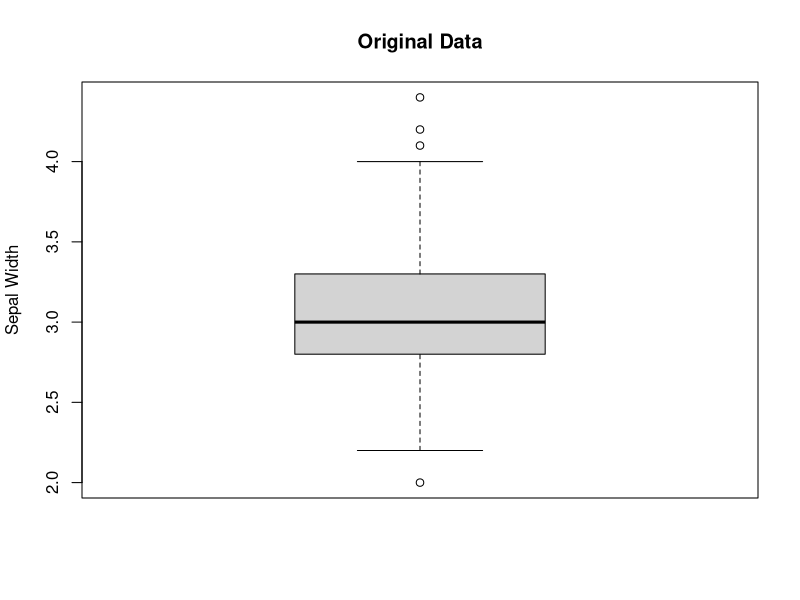
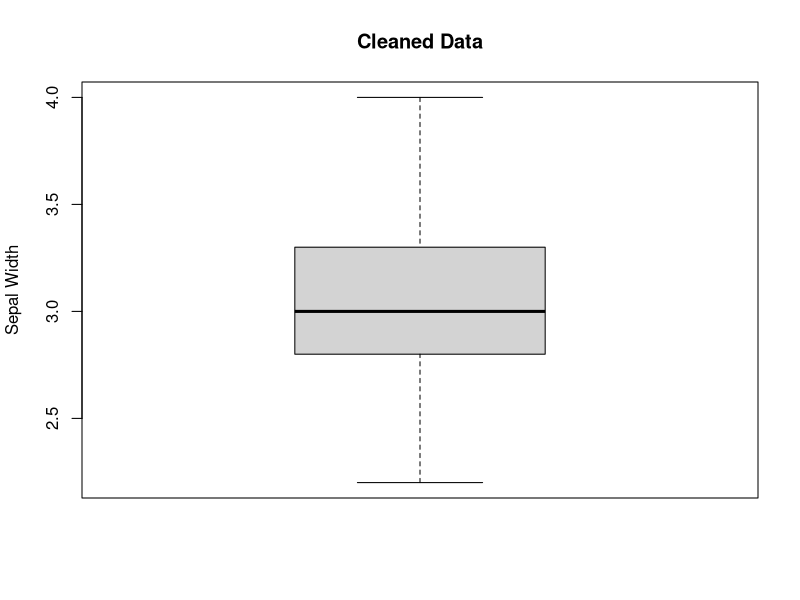

R code for these plots, in order:
install.packages("tidyverse")
library(tidyverse)

View(iris)

boxplot(iris$Sepal.Width, main = "Original Data", ylab = "Sepal Width")

iris$Sepal.Width <- replace(
  iris$Sepal.Width,
  iris$Sepal.Width %in% boxplot.stats(iris$Sepal.Width)$out,
  NA
)

iris1<-na.exclude(iris)

boxplot(iris1$Sepal.Width, main = "Cleaned Data", ylab = "Sepal Width")
